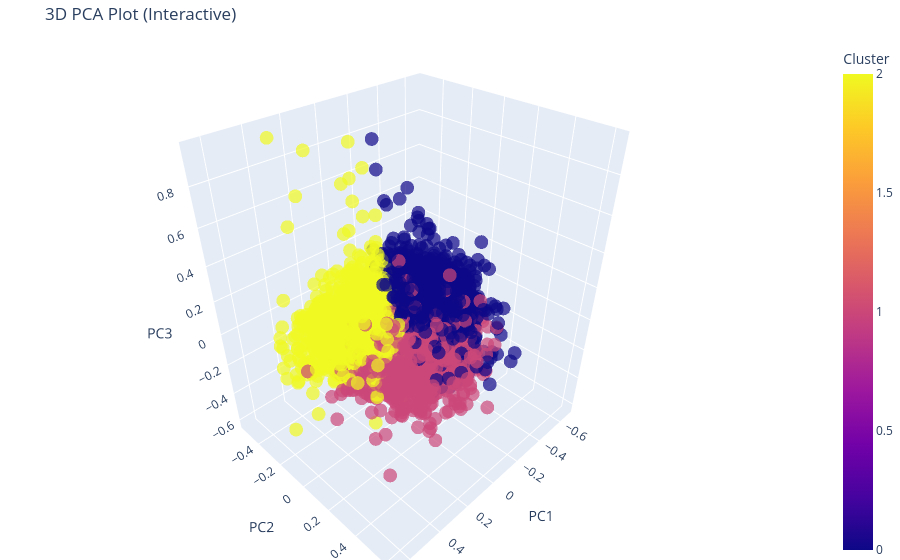

Notebook code for this chart:
### Code cell
import plotly.express as px

fig = px.scatter_3d(
    pca_df, 
    x='PC1', 
    y='PC2', 
    z='PC3',
    color='Cluster',
    title='3D PCA Plot (Interactive)',
    opacity=0.7,
    size_max=5
)

# Update layout for a cleaner look
fig.update_layout(margin=dict(l=0, r=0, b=0, t=40))
fig.show()

### Figure 1 — Plotly figure (JSON) as saved in the notebook; plotly's stock layout.template omitted (floating-point values rounded to 4 significant figures; data arrays with more than 128 entries replaced by an {"elided": "..."} marker saying what was removed)
{"data": [{"hovertemplate": "PC1=%{x}<br>PC2=%{y}<br>PC3=%{z}<br>Cluster=%{marker.color}<extra></extra>", "legendgroup": "", "marker": {"color": {"elided": "10953 int values"}, "coloraxis": "coloraxis", "opacity": 0.7, "symbol": "circle"}, "mode": "markers", "name": "", "scene": "scene", "showlegend": false, "type": "scatter3d", "x": {"elided": "10953 float values"}, "y": {"elided": "10953 float values"}, "z": {"elided": "10953 float values"}}], "layout": {"coloraxis": {"colorbar": {"title": {"text": "Cluster"}}, "colorscale": [[0, "#0d0887"], [0.1111, "#46039f"], [0.2222, "#7201a8"], [0.3333, "#9c179e"], [0.4444, "#bd3786"], [0.5556, "#d8576b"], [0.6667, "#ed7953"], [0.7778, "#fb9f3a"], [0.8889, "#fdca26"], [1, "#f0f921"]]}, "legend": {"tracegroupgap": 0}, "margin": {"b": 0, "l": 0, "r": 0, "t": 40}, "scene": {"domain": {"x": [0, 1], "y": [0, 1]}, "xaxis": {"title": {"text": "PC1"}}, "yaxis": {"title": {"text": "PC2"}}, "zaxis": {"title": {"text": "PC3"}}}, "title": {"text": "3D PCA Plot (Interactive)"}}}
